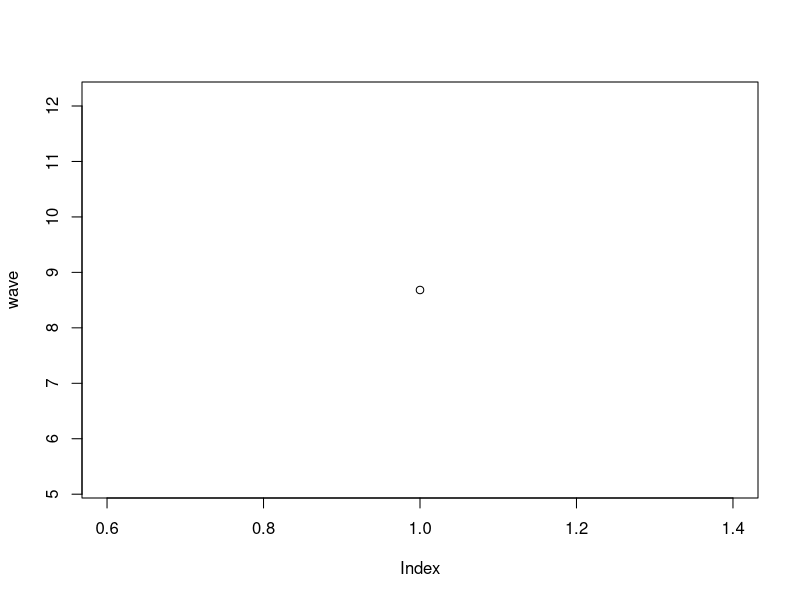

Recreate this plot in R.
# Exercise 1: creating and operating on vectors

# Create a vector `names` that contains your name and the names of 2 people 
# next to you. Print the vector.
names <- c("Tina", "Damon", "Tonya")
print(names)

# Use the colon operator : to create a vector `n` of numbers from 10:49
n <- 10 : 49

# Use the `length()` function to get the number of elements in `n`
length(n)

# Add 1 to each element in `n` and print the result
print(n + 1)

# Create a vector `m` that contains the numbers 10 to 1 (in that order). 
# Hint: use the `seq()` function
m <- seq(10, 1)

# Subtract `m` FROM `n`. Note the recycling!
n - m

# Use the `seq()` function to produce a range of numbers from -5 to 10 in `0.1`
# increments. Store it in a variable `x_range`
x_range <- seq(-5, 10, 0.1)

# Create a vector `sin_wave` by calling the `sin()` function on each element 
# in `x_range`.
sin_wave <- sin(x_range)

# Create a vector `cos_wave` by calling the `cos()` function on each element 
# in `x_range`.
cos_wave <- cos(x_range)

# Create a vector `wave` by multiplying `sin_wave` and `cos_wave` together, then
# adding `sin_wave` to the product
wave <- sum(sin_wave * cos_wave, sin_wave)

# Use the `plot()` function to plot your `wave`!
plot(wave)
